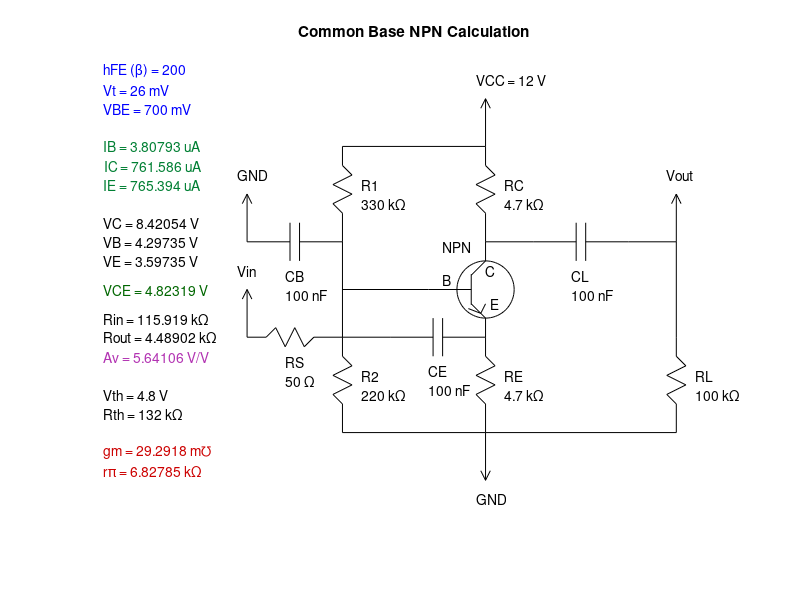

Recreate this plot in MATLAB.
% DC and AC Analysis of 
% Emitter Degenerated BJT - NPN
% Common Base Amplifier
% And Calculating Voltage Gain

pkg load matgeom;
clear; clc;

%---------- Transistor Parameters -----------%

hFE = 200;   % Current Gain (β)
Vt = 26e-3;  % 26 mV
VBE = 0.7; % V

%----------- Circuit Parameters ----------------%

VCC = 12;    % V
RS  = 50;    % internal resistance of the power source (ohm)

% Resistors

R1 = 330e3;   % bias resistor 1
R2 = 220e3;   % bias resistor 2
RC = 4.7e3;   % collector resistor
RE = 4.7e3;   % emitter resistor
RL = 100e3;   % load resistor

% Capacitors

CB = 100e-9;  % 100 nF
CL = 100e-9;  % 100 nF
CE = 100e-9;  % 100 nF

%------------------ DC Analysis -------------------%

parallel_res = @(z) 1 / sum(1./z); % parallel resistors

Vth = (R2/(R1+R2)) * VCC;      % Thevenin Eq. Voltage
Rth = parallel_res([R1, R2]);  % Thevenin Eq. Resistance (R1//R2)

IB = (Vth-VBE) / (Rth + (hFE+1)*RE); % Base Current
IC = hFE * IB;                       % Collector Current
IE = IC + IB;                        % Emitter Current

VC = VCC - IC * RC;  % Collector Voltage
VE = RE * IE;        % Emitter Voltage
VB = VBE + VE;       % Base Voltage

VCE = VC - VE;       % Collector-Emitter Voltage

%-------------------- AC Analysis -------------------%

gm = IC/Vt;     % Transconductance
rPi = Vt/IB;    % rπ Resistance

% Input Impedance (rπ+(β+1)RE)//R1//R2
Rin = parallel_res([(rPi+(hFE+1)*RE), R1, R2]);

% Output Impedance (RC//RL)
Rout = parallel_res([RC RL]);

%----------------- Frequency Response  ----------------%

f = 2e3   ; % working frequency (2 kHz)
w = 2*pi*f; % rad/s

wp = gm / ((1+gm*RS)*CE); % low cutoff frequency (rad/s)
fp = wp / 2*pi;           % high cutoff frequency (Hz)

% valus in low cutoff frequency
Avp = parallel_res([RC RL]) / (RS + 1/gm);  % Av voltage gain
AvpDb = 20*log10(Avp);                      % as dB

% working values
AvDb = AvpDb - 20*(log10(wp)-log10(w)); % 20 db/dec decreasing
Av = 10^(AvDb/20);                      % seen gain

%%%%%%%%%%%%%%%  END OF CALCULATIONS  %%%%%%%%%%%%%%%%

%------------ Graph Drawing Functions ------------%

function draw_power(x, y, angle=90, label="")
    phi = sin(angle*pi/180);
    theta = cos(angle*pi/180);
    x2 = x + 5 * theta;
    y2 = y + 5 * phi;
    arrow = drawArrow([ x y x2 y2], 1, 1, 1);
    set(arrow.body, 'color', 'black');
    set(arrow.wing, 'color', 'black');
    if length(label) > 0
        tx = x + 7.5 * (theta) - 1;
        ty = y + 7 * phi;
        text(tx, ty, label);
    end
end

function draw_component(coordinates, x, y, angle=0)
    R = [
        cosd(angle) -sind(angle);
        sind(angle) cosd(angle)
    ];
    
    rot_points = coordinates * R;
    
    [rows, columns] = size(rot_points);
    
    rot_points(:,1) = rot_points(:,1) + x;
    rot_points(:,2) = rot_points(:,2) + y;
    
    points = [
        rot_points(1:2:rows,:) rot_points(2:2:rows,:)
    ];
    
    drawEdge(points, 'color', 'black');
end

function draw_npn(x, y, angle=0)
    coordinates = [
        [-6 0]; [-1.5 0];
        [-1.5 1.6]; [-1.5 -1.6];
        [-1.5 1.5]; [0 3];
        [0 3]; [0 5];
        [-1.5 -1.5]; [0 -3];
        [-0.5 -2.5]; [0 -1.5];
        [-0.5 -2.5]; [-1.8 -2];
        [0 -3]; [0 -5];
    ];
    
    drawCircle(x, y, 3, 'color', 'black');
    draw_component(coordinates, x, y, angle);
    
    text(x-4.5, y+4.5, "NPN");
    text(x, y+2, "C");
    text(x-4.5, y+1, "B");
    text(x+0.5, y-1.5, "E");
end

function [engstr] = num2eng(value, unit="")        
    if value == 0
        engstr = sprintf("%d %s", value, unit);
        return
    end
    
    ranges = "fpnum kMGTPE";
    range = 7;
    
    k1 = floor(log10(value));
    k2 = floor(k1 / 3);
    
    dispval = value / 10^(k2*3);
    
    if k2 >= -5 && k2 <= 6
        range_t = strtrim(ranges(k2+6));
        engstr = sprintf("%d %s%s", dispval, range_t, unit);
    else
        engstr = sprintf("%dx10^%d %s", dispval, k1, unit);
    end
end

function draw_resistor(x, y, angle=0, name="", value=0)
    coordinates = [
        [-5 0]; [-3 0];
        [-3 0]; [-2 1];
        [-2 1]; [-1 -1];
        [-1 -1]; [0 1];
        [0 1]; [1 -1];
        [1 -1]; [2 0]; 
        [2 0]; [5 0]
    ];
    
    draw_component(coordinates, x, y, angle);
    
    label = num2eng(value, "Ω");
    
    if angle == 0 || angle == 180
        if isempty(name)
            text(x-1, y-3.5, label);
        else
            text(x-1, y-2.5, name);
            text(x-1, y-4.5, label);
        end
    else
        if isempty(name)
            text(x+2, y, label);
        else
            text(x+2, y+1, name);
            text(x+2, y-1, label);
        end
    end
end

function draw_capacitor(x, y, angle=0, name="", value=0)
    coordinates = [
        [-0.5 -2]; [-0.5 2];
        [0.5 -2]; [0.5 2];
        [-0.5 0]; [-5 0];
        [0.5 0]; [5 0]
    ];
    
    draw_component(coordinates, x, y, angle);
    
    label = num2eng(value, "F");
    
    if length(label) > 0
        if angle == 0 || angle == 180
            if isempty(name)
                text(x-1, y-4.5, label)
            else
                text(x-1, y-3.5, name)
                text(x-1, y-5.5, label)
            end
        else
            if isempty(name)
                text(x+3, y, label)
            else
                text(x+3, y-1, label)
                text(x+3, y+1, label)
            end
        end
    end
end

function draw_wire(points)
    drawEdge(points, 'color', 'black');
end

function draw_info(x, y, name, value, unit, color='black')
    label = sprintf("%s = %s", name, num2eng(value, unit));
    text(x, y, label, 'color', color);
end

%------------- Drawing Circuit ---------------%

figure, hold on, axis equal;
axis([5 70 0 50]);
axis off;

title("Common Base NPN Calculation");

x_left = 20;     % left edge of circuit
y_top = 40;      % top edge of circuit

y_center = y_top - 15;
y_bottom = y_center - 15;

y_res_top = y_top - 5;  
y_res_center = y_res_top - 10;
y_res_bottom = y_res_center - 10;

x_center = x_left + 10;
x_right = x_center + 15;

draw_power(x_right, y_top, 90, sprintf("VCC = %d V", VCC));
draw_power(x_right, y_bottom, 270, "GND");
draw_power(x_left, y_center+5, 90, "GND");
draw_power(x_left, y_center-5, 90, "Vin");
draw_power(x_right+20, y_res_top-5, 90, "Vout");

draw_npn(x_right, y_center);

draw_resistor(x_center - 5, y_res_bottom + 5, 0, "RS", RS);
draw_resistor(x_right, y_res_top, 90, "RC", RC);
draw_resistor(x_right, y_res_bottom, 90, "RE", RE);
draw_resistor(x_center, y_res_top, 90, "R1", R1);
draw_resistor(x_center, y_res_bottom, 90, "R2", R2);
draw_resistor(x_right + 20, y_bottom + 5, 90, "RL", RL);

draw_capacitor(x_left + 20, y_center - 5, 0, "CE", CE);
draw_capacitor(x_center - 5, y_center+5, 0, "CB", CB);
draw_capacitor(x_right + 10, y_res_top - 5, 0, "CL", CL);

draw_wire([
    [x_center y_res_top-5 x_center y_res_bottom+5];
    [x_center y_top x_right y_top];
    [x_center y_bottom x_right y_bottom];
    [x_center y_center x_right-6 y_center ];
    [x_right y_bottom x_right+20 y_bottom];
    [x_right y_res_top-5 x_right+5 y_res_top-5];
    [x_right+15 y_res_top-5 x_right+20 y_res_top-5];
    [x_right+20 y_res_top-5 x_right+20 y_res_center-5];
    [x_center y_res_bottom+5 x_center + 5 y_res_bottom+5]
]);

draw_info(5, 48, 'hFE (β)', hFE, '', 'blue');
draw_info(5, 46, 'Vt', Vt, 'V', 'blue');
draw_info(5, 44, 'VBE', VBE, 'V', 'blue');

draw_info(5, 40, 'IB', IB, 'A', [0 .5 .2]);
draw_info(5, 38, 'IC', IC, 'A', [0 .5 .2]);
draw_info(5, 36, 'IE', IE, 'A', [0 .5 .2]);

draw_info(5, 32, 'VC', VC, 'V');
draw_info(5, 30, 'VB', VB, 'V');
draw_info(5, 28, 'VE', VE, 'V');

draw_info(5, 25, 'VCE', VCE, 'V', [0 .4 0]);

draw_info(5, 22, 'Rin', Rin, 'Ω');
draw_info(5, 20, 'Rout', Rout, 'Ω');
draw_info(5, 18, 'Av', Av, 'V/V', [.7 .2 .7]);

draw_info(5, 14, 'Vth', Vth, 'V');
draw_info(5, 12, 'Rth', Rth, 'Ω');

draw_info(5, 8, 'gm', gm, '℧', [.8 0 0]);
draw_info(5, 6, 'rπ', rPi, 'Ω', [.8 0 0]);
